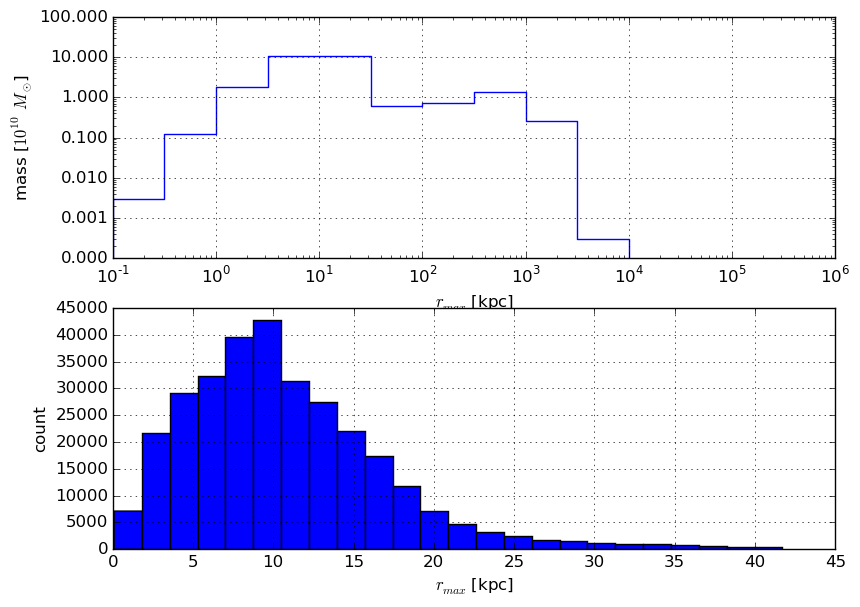

This figure's Python source:
import pygad as pg
import matplotlib.pyplot as plt
import numpy as np

filename = __file__
type = ('disc-Uebler', 'disc', 'ball')[0]
s, h, g = pg.prepare_zoom('/ptmp/mpa/naab/REFINED/M0977/SF_X/4x-2phase/out/snap_M0977_4x_470', gas_trace='/ptmp/mpa/naab/REFINED/M0977/SF_X/4x-2phase/gastrace_M0977_4x_%s_070_470.dat' % (type))

cycle_r_max = [item[item > 0] for item in s.gas['cycle_r_max'][s.gas['num_recycled'] > -1]]
particle_mass = [np.average(item[item > 0]) for item in s.gas['mass_at_ejection'][s.gas['num_recycled'] > -1]]

bins = np.logspace(-1, 6, 15)
mass_in_bins = np.zeros(len(bins) - 1)

for i, particle in enumerate(cycle_r_max):
    for r in particle:
        for j in range(len(mass_in_bins)):
            if bins[j] < r <= bins[j+1]:
                mass_in_bins[j] += particle_mass[i]

mass_in_bins /= 1e10

y = mass_in_bins.tolist()
x = bins.tolist()
y.insert(0, y[0])
x.insert(0, x[0])
y.insert(0, 0)
x.append(x[-1])
y.append(0)


cycle_r_max = [item for sublist in cycle_r_max for item in sublist]
fig, (ax, ay) = plt.subplots(2)
plt.tight_layout()
ax.set_xlabel("$r_{max}$ [kpc]")
ax.set_ylabel("mass [$10^{10}\ M_{\odot}$]")
ax.set_xscale('log')
ax.set_yscale('log')
ax.yaxis.set_major_formatter(plt.FormatStrFormatter('%.3f'))
ax.grid(True)
ax.step(x, y)

ay.set_xlabel("$r_{max}$ [kpc]")
ay.set_ylabel("count")
ay.grid(True)
ay.hist(cycle_r_max, bins=np.linspace(min(cycle_r_max)*.9, np.median(cycle_r_max)*4, 25))

plt.savefig(filename.split("/")[-1][:-3] + '_' + type + ".png", bbox_inches='tight')

